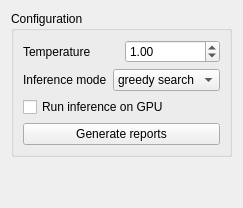
      <widget class="QWidget" name="inferenceTab">
       <attribute name="title">
        <string>Inference</string>
       </attribute>
       <layout class="QVBoxLayout" name="verticalLayout_10">
        <item>
         <widget class="QGroupBox" name="inferenceConfigGroup">
          <property name="title">
           <string>Configuration</string>
          </property>
          <layout class="QVBoxLayout" name="verticalLayout_16">
           <item>
            <layout class="QHBoxLayout" name="horizontalLayout_26">
             <item>
              <widget class="QLabel" name="ITLabel">
               <property name="text">
                <string>Temperature</string>
               </property>
              </widget>
             </item>
             <item>
              <widget class="QDoubleSpinBox" name="inferenceTemp">
               <property name="maximum">
                <double>100.000000000000000</double>
               </property>
               <property name="singleStep">
                <double>0.050000000000000</double>
               </property>
               <property name="value">
                <double>1.000000000000000</double>
               </property>
              </widget>
             </item>
            </layout>
           </item>
           <item>
            <layout class="QHBoxLayout" name="horizontalLayout_33">
             <item>
              <widget class="QLabel" name="IMLabel">
               <property name="text">
                <string>Inference mode</string>
               </property>
              </widget>
             </item>
             <item>
              <widget class="QComboBox" name="inferenceMode">
               <item>
                <property name="text">
                 <string>greedy search</string>
                </property>
               </item>
               <item>
                <property name="text">
                 <string>beam search</string>
                </property>
               </item>
              </widget>
             </item>
            </layout>
           </item>
           <item>
            <widget class="QCheckBox" name="runInferenceGPU">
             <property name="text">
              <string>Run inference on GPU</string>
             </property>
            </widget>
           </item>
           <item>
            <widget class="QPushButton" name="generateReports">
             <property name="text">
              <string>Generate reports</string>
             </property>
            </widget>
           </item>
          </layout>
         </widget>
        </item>
        <item>
         <spacer name="verticalSpacer_8">
          <property name="orientation">
           <enum>Qt::Orientation::Vertical</enum>
          </property>
          <property name="sizeHint" stdset="0">
           <size>
            <width>20</width>
            <height>40</height>
           </size>
          </property>
         </spacer>
        </item>
       </layout>
      </widget>
